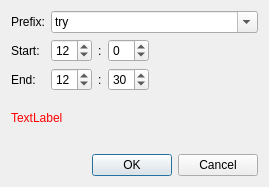
<?xml version="1.0" encoding="UTF-8"?>
<ui version="4.0">
 <class>clUI_DayPlan_Dialog_Schedule_Edit</class>
 <widget class="QDialog" name="clUI_DayPlan_Dialog_Schedule_Edit">
  <property name="geometry">
   <rect>
    <x>0</x>
    <y>0</y>
    <width>269</width>
    <height>187</height>
   </rect>
  </property>
  <property name="windowTitle">
   <string>Dialog</string>
  </property>
  <layout class="QGridLayout" name="gridLayout">
   <item row="1" column="0">
    <widget class="QLabel" name="label_3">
     <property name="text">
      <string>Start:</string>
     </property>
    </widget>
   </item>
   <item row="4" column="0">
    <spacer name="verticalSpacer">
     <property name="orientation">
      <enum>Qt::Vertical</enum>
     </property>
     <property name="sizeType">
      <enum>QSizePolicy::Fixed</enum>
     </property>
     <property name="sizeHint" stdset="0">
      <size>
       <width>20</width>
       <height>10</height>
      </size>
     </property>
    </spacer>
   </item>
   <item row="0" column="0">
    <widget class="QLabel" name="label">
     <property name="text">
      <string>Prefix:</string>
     </property>
    </widget>
   </item>
   <item row="1" column="1">
    <layout class="QHBoxLayout" name="horizontalLayout">
     <item>
      <widget class="QSpinBox" name="spinBox_hr0">
       <property name="maximum">
        <number>23</number>
       </property>
       <property name="value">
        <number>12</number>
       </property>
      </widget>
     </item>
     <item>
      <widget class="QLabel" name="label_2">
       <property name="sizePolicy">
        <sizepolicy hsizetype="Fixed" vsizetype="Preferred">
         <horstretch>0</horstretch>
         <verstretch>0</verstretch>
        </sizepolicy>
       </property>
       <property name="text">
        <string>:</string>
       </property>
      </widget>
     </item>
     <item>
      <widget class="QSpinBox" name="spinBox_min0">
       <property name="minimum">
        <number>-1</number>
       </property>
       <property name="maximum">
        <number>60</number>
       </property>
      </widget>
     </item>
     <item>
      <spacer name="horizontalSpacer_2">
       <property name="orientation">
        <enum>Qt::Horizontal</enum>
       </property>
       <property name="sizeHint" stdset="0">
        <size>
         <width>40</width>
         <height>20</height>
        </size>
       </property>
      </spacer>
     </item>
    </layout>
   </item>
   <item row="0" column="1">
    <widget class="QComboBox" name="comboBox_prefix">
     <property name="editable">
      <bool>true</bool>
     </property>
     <property name="currentText">
      <string> </string>
     </property>
     <item>
      <property name="text">
       <string>try</string>
      </property>
     </item>
     <item>
      <property name="text">
       <string>check at</string>
      </property>
     </item>
    </widget>
   </item>
   <item row="2" column="0">
    <widget class="QLabel" name="label_4">
     <property name="text">
      <string>End:</string>
     </property>
    </widget>
   </item>
   <item row="5" column="0" colspan="2">
    <widget class="QDialogButtonBox" name="buttonBox">
     <property name="orientation">
      <enum>Qt::Horizontal</enum>
     </property>
     <property name="standardButtons">
      <set>QDialogButtonBox::Cancel|QDialogButtonBox::Ok</set>
     </property>
    </widget>
   </item>
   <item row="2" column="1">
    <layout class="QHBoxLayout" name="horizontalLayout_2">
     <item>
      <widget class="QSpinBox" name="spinBox_hr1">
       <property name="maximum">
        <number>99</number>
       </property>
       <property name="value">
        <number>12</number>
       </property>
      </widget>
     </item>
     <item>
      <widget class="QLabel" name="label_5">
       <property name="sizePolicy">
        <sizepolicy hsizetype="Fixed" vsizetype="Preferred">
         <horstretch>0</horstretch>
         <verstretch>0</verstretch>
        </sizepolicy>
       </property>
       <property name="text">
        <string>:</string>
       </property>
      </widget>
     </item>
     <item>
      <widget class="QSpinBox" name="spinBox_min1">
       <property name="minimum">
        <number>-1</number>
       </property>
       <property name="maximum">
        <number>60</number>
       </property>
       <property name="value">
        <number>30</number>
       </property>
      </widget>
     </item>
     <item>
      <spacer name="horizontalSpacer">
       <property name="orientation">
        <enum>Qt::Horizontal</enum>
       </property>
       <property name="sizeHint" stdset="0">
        <size>
         <width>40</width>
         <height>20</height>
        </size>
       </property>
      </spacer>
     </item>
    </layout>
   </item>
   <item row="3" column="0" colspan="2">
    <widget class="QLabel" name="label_msg">
     <property name="styleSheet">
      <string notr="true">color: red</string>
     </property>
     <property name="text">
      <string>TextLabel</string>
     </property>
     <property name="wordWrap">
      <bool>true</bool>
     </property>
    </widget>
   </item>
  </layout>
 </widget>
 <resources/>
 <connections>
  <connection>
   <sender>buttonBox</sender>
   <signal>accepted()</signal>
   <receiver>clUI_DayPlan_Dialog_Schedule_Edit</receiver>
   <slot>accept()</slot>
   <hints>
    <hint type="sourcelabel">
     <x>248</x>
     <y>254</y>
    </hint>
    <hint type="destinationlabel">
     <x>157</x>
     <y>274</y>
    </hint>
   </hints>
  </connection>
  <connection>
   <sender>buttonBox</sender>
   <signal>rejected()</signal>
   <receiver>clUI_DayPlan_Dialog_Schedule_Edit</receiver>
   <slot>reject()</slot>
   <hints>
    <hint type="sourcelabel">
     <x>316</x>
     <y>260</y>
    </hint>
    <hint type="destinationlabel">
     <x>286</x>
     <y>274</y>
    </hint>
   </hints>
  </connection>
 </connections>
</ui>
